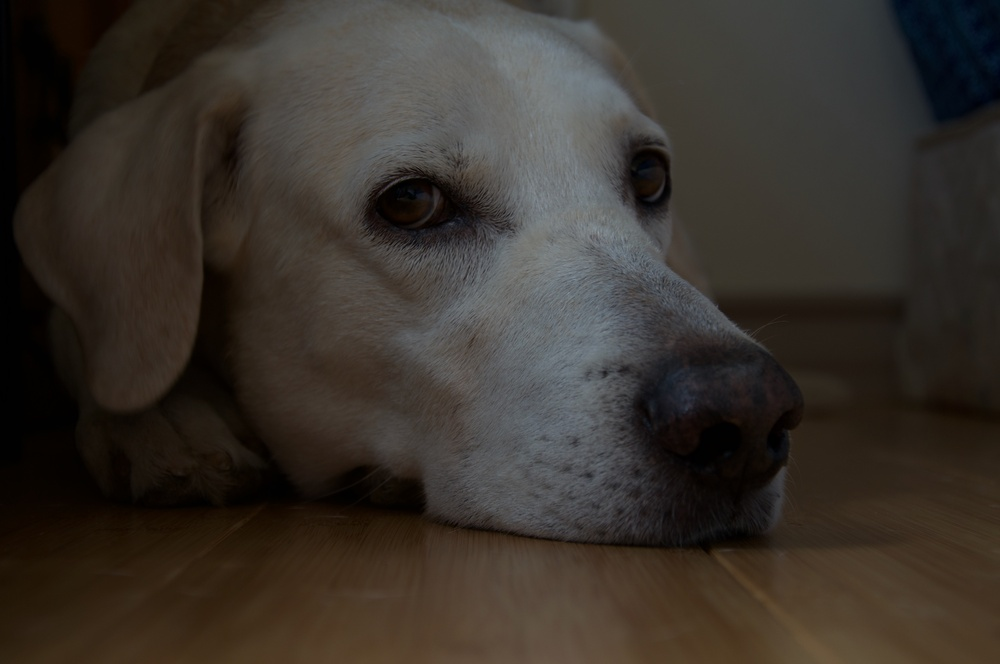
%> input picture im2.jpeg, 1000 x 664 px, shrunk from 4288 x 2848 before the run
$ octave compressed_sensing_example.m   (GNU Octave 9; MATLAB toolbox functions it lacks are replaced by stand-ins)
%> lines starting %> are read from the running program, lines starting %| are printed output that depends on the picture
% compressed sensing example
%
%___DESCRIPTION___
% MATLAB implementation of compressive sensing example as described in R.
% Baraniuk, Compressive Sensing, IEEE Signal Processing Magazine, [118],
% July 2007. The code acquires 250 averaged random measurements of a 2500
% pixel image. We assume that the image has a sparse representation in the
% DCT domain (not very sparse in practice). Hence the image can be
% recovered from its compressed form using basis pursuit.
%
%___DEPENDENCIES___
% Requires the MATLAB toolbox l_1-MAGIC: Recovery of Sparse Signals via Convex
% Programming v1.11 by J. Candes and J. Romberg, Caltech, 2005.
%
%___VARIABLES___
% x = original signal (nx1) y = compressed signal (mx1) Phi = measurement
% matrix (mxn) Psi = Basis functions (nxn) Theta = Phi * Psi (mxn) s =
% sparse coefficient vector (to be determined) (nx1)
%
%___PROBLEM___
% Invert the matrix equation y = Theta * s and therefore recover hat_x as
% k-sparse linear combination of basis functions contained in Psi. Note
% also that y = Phi * x.
%
%___SOLUTION___
% Let Phi be a matrix of i.i.d. Gaussian variables. Solve matrix inversion
% problem using basis pursuit (BP).

%___CREATED___
% o By S.Gibson, School of Physical Sciences, University of Kent.
% o 1st May, 2013.
% o version 1.0
% o NOTES: If the max number of iterations exceeds 25, error sometimes
%   occurs in l1eq_pd function call.
%
%___DISCLAIMER___
% The code below is my interpretation of Baraniuk's compressed sensing
% article. I don't claim to be an authority on the subject!


%___INPUT IMAGE___
clear, close all, clc
A = imread('im2.jpeg');
%> A is the input picture: size 664x1000x3 uint8; mean R, G, B 56.1, 49.8, 43.4
A = rgb2gray(A);
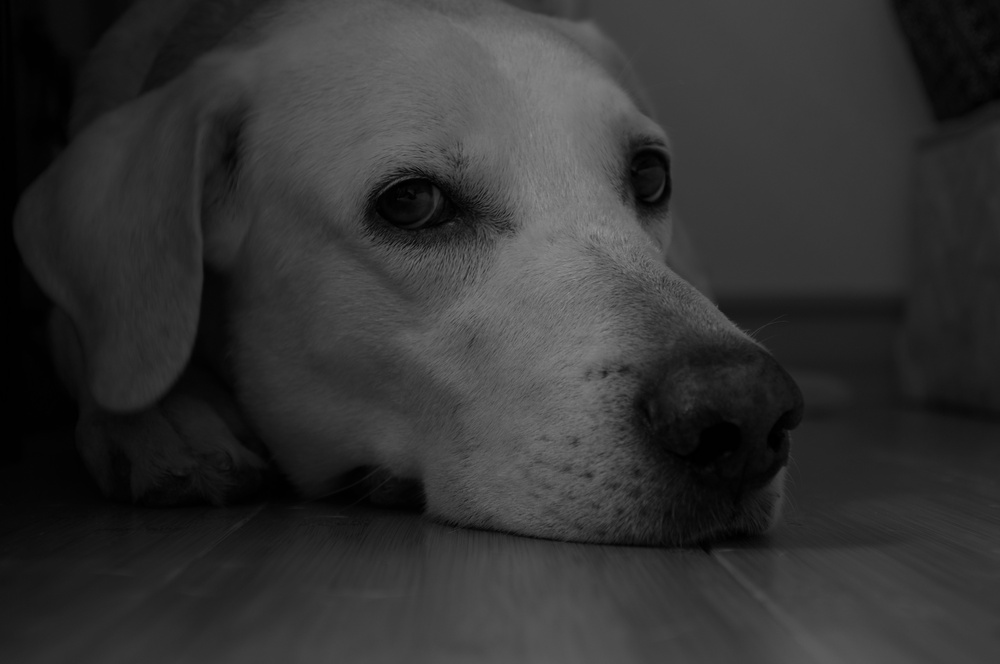
%> A: size 664x1000 uint8; min 0, max 154, mean 51
A = A([50:99],[50:99]);
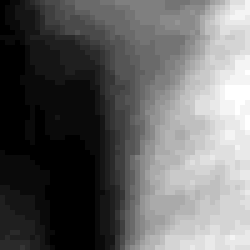
%> A: size 50x50 uint8 (shown 5 times larger); min 1, max 25, mean 10.5; drawn with min black and max white
x = double(A(:));
%> x = 2500 values, max 25 at index 2268, min 1 at index 1, mean 10.5
n = length(x);
%> n = 2500

%___MEASUREMENT MATRIX___
m = 250; % NOTE: small error still present after increasing m to 1500;
Phi = randn(m,n);
    %__ALTERNATIVES TO THE ABOVE MEASUREMENT MATRIX___
    %Phi = (sign(randn(m,n))+ones(m,n))/2; % micro mirror array (mma) e.g. single
    %pixel camera Phi = orth(Phi')'; % NOTE: See Candes & Romberg, l1
    %magic, Caltech, 2005.

%___COMPRESSION___
y = Phi*x;
%> y = 250 values, max 1559.1 at index 51, min -1947.8 at index 94, mean -30.66

%___THETA___
% NOTE: Avoid calculating Psi (nxn) directly to avoid memory issues.
Theta = zeros(m,n);
for ii = 1:n
    ii
    ek = zeros(1,n);
    ek(ii) = 1;
    psi = idct(ek)';
    Theta(:,ii) = Phi*psi;
end
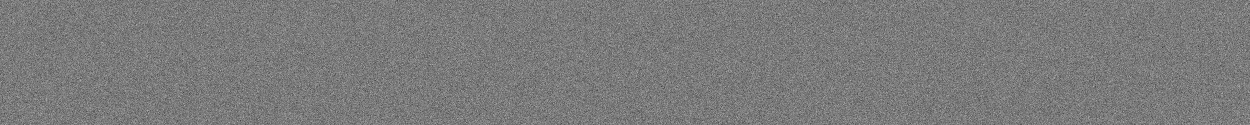
%> Theta: size 250x2500 double (shown at 1/2 size); min -4.48, max 4.82, mean 0.000987; drawn with min black and max white
%> after the loop, ek = 2500 values from 0 to 1

%___l2 NORM SOLUTION___ s2 = Theta\y; %s2 = pinv(Theta)*y
s2 = pinv(Theta)*y;
%> s2 = 2500 values, max 51.37 at index 1, min -35.72 at index 2, mean 0.0072

%___BP SOLUTION___
%> (the run ends here)

$ run again, with im1.jpeg copied over im2.jpeg
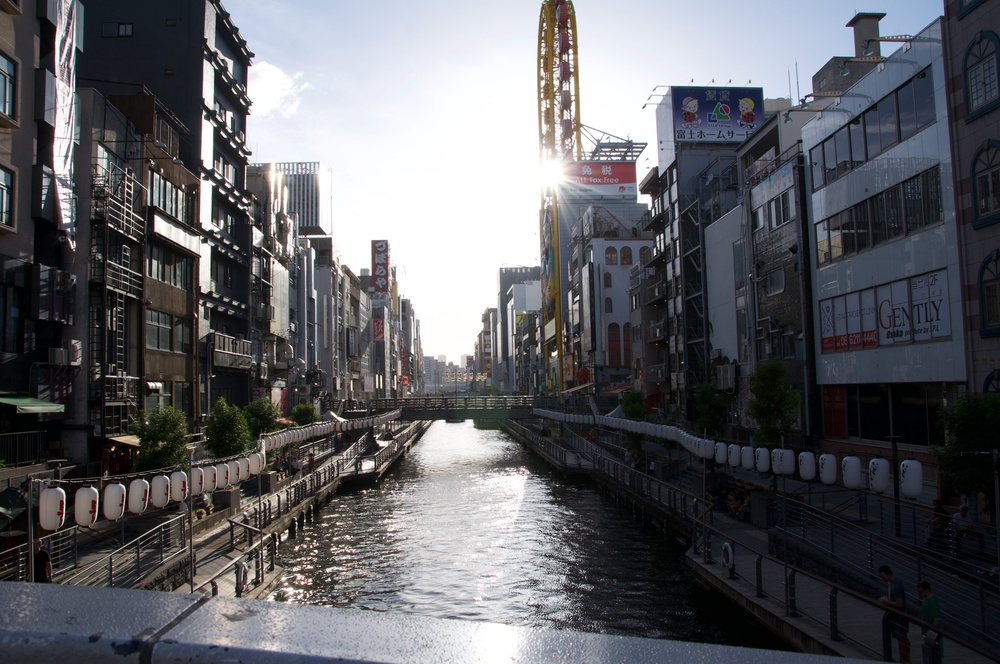
%> input picture im1.jpeg, 1000 x 664 px, shrunk from 4288 x 2848 before the run
%> A is the input picture: size 664x1000x3 uint8; mean R, G, B 94.7, 95.5, 99.7
%> `A = rgb2gray(A);`:
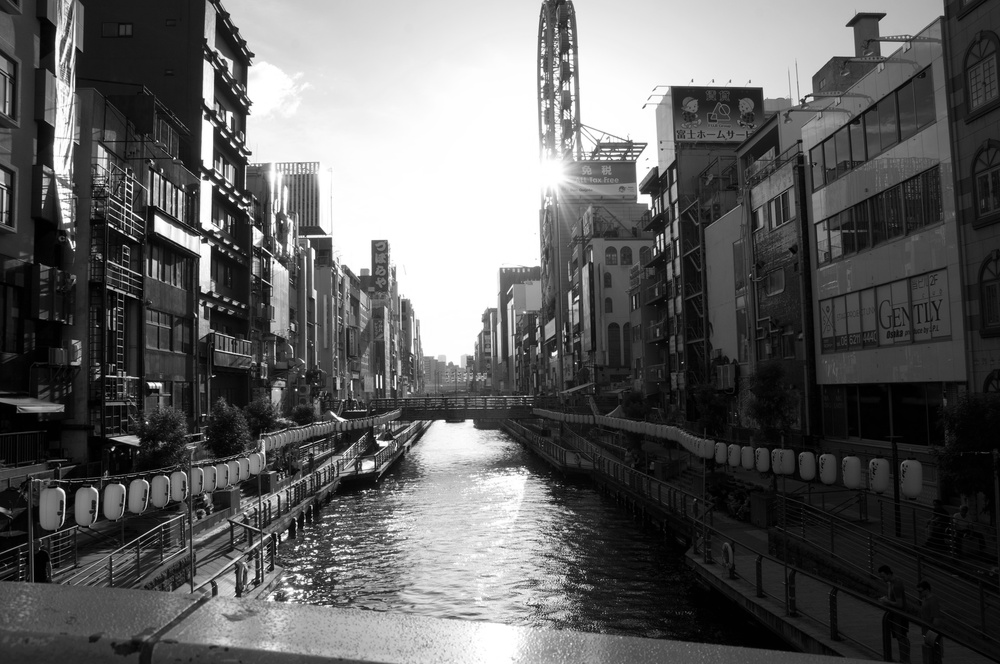
%> A: size 664x1000 uint8; min 0, max 255, mean 95.7
%> `A = A([50:99],[50:99]);`:
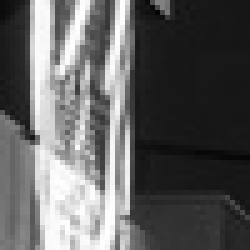
%> A: size 50x50 uint8 (shown 5 times larger); min 6, max 255, mean 96.4
%> x = 2500 values, max 255 at index 637, min 6 at index 1553, mean 96.45
%> y = 250 values, max 16970.6 at index 166, min -16006.6 at index 74, mean -165.4
%> s2 = 2500 values, max 502.3 at index 1, min -229.6 at index 4, mean 0.844

$ run again, with im3.jpeg copied over im2.jpeg
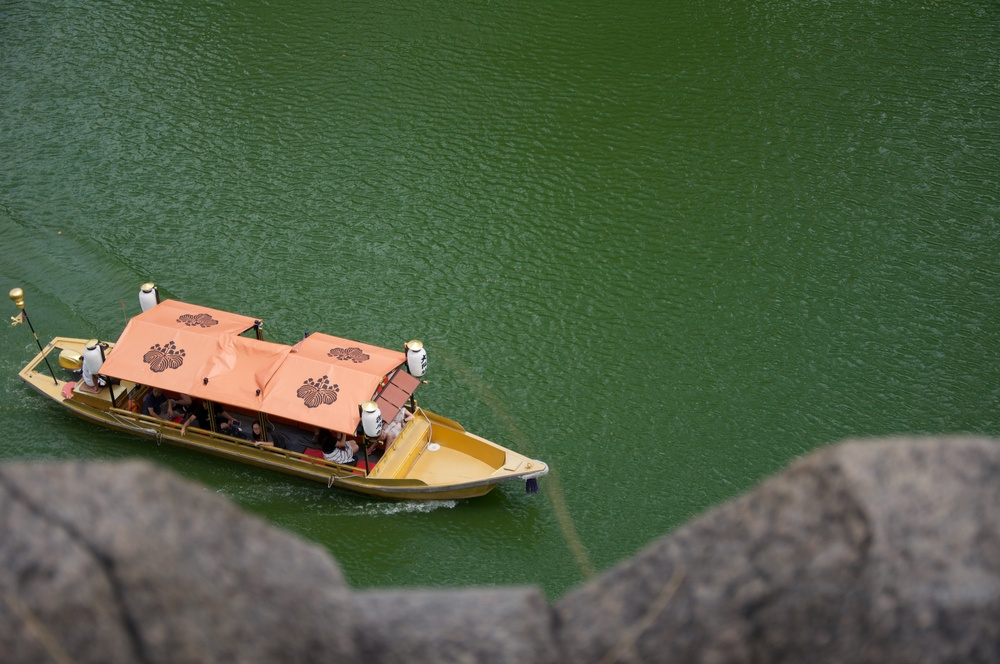
%> input picture im3.jpeg, 1000 x 664 px, shrunk from 4288 x 2848 before the run
%> A is the input picture: size 664x1000x3 uint8; mean R, G, B 79.7, 93.8, 68.3
%> `A = rgb2gray(A);`:
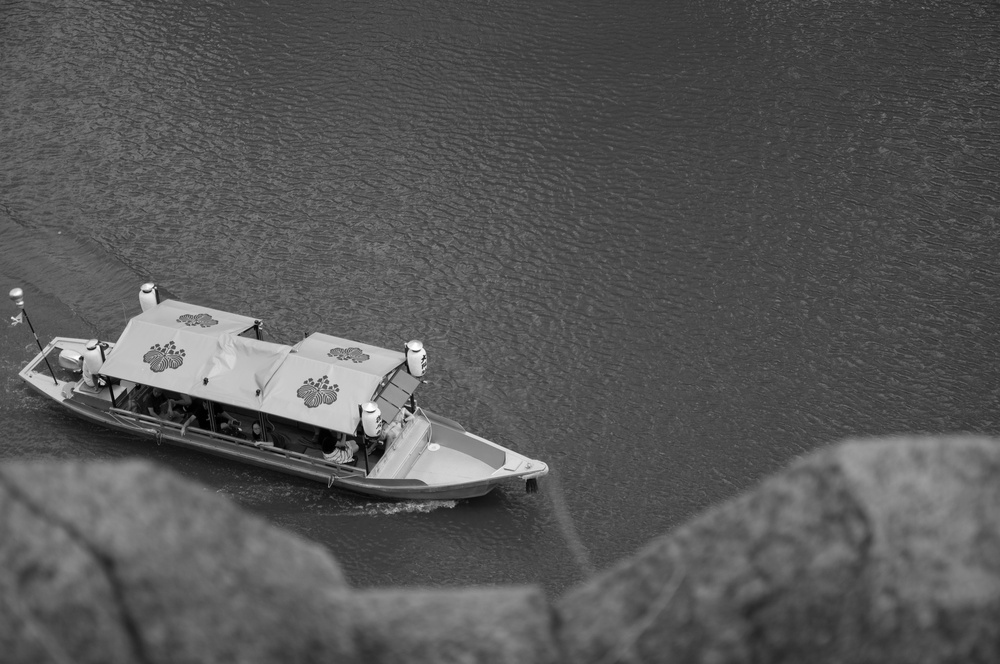
%> A: size 664x1000 uint8; min 0, max 255, mean 86.7
%> `A = A([50:99],[50:99]);`:
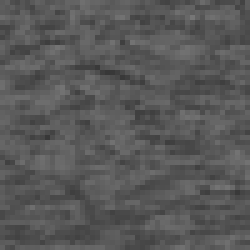
%> A: size 50x50 uint8 (shown 5 times larger); min 55, max 118, mean 88.4
%> x = 2500 values, max 118 at index 1904, min 55 at index 1065, mean 88.39
%> y = 250 values, max 11454.3 at index 108, min -13576.3 at index 141, mean -302.7
%> s2 = 2500 values, max 434.8 at index 1, min -80.31 at index 1556, mean 0.498
